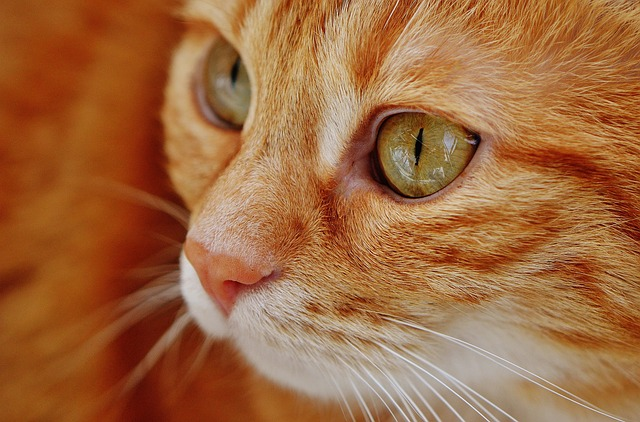
#> input picture OpenCV Basis/cat.png, 640 x 422 px
$ python color+Transformation.py
#> lines starting #> are read from the running program, lines starting #| are printed output that depends on the picture
####    WEEK5: CONSOLIDATION & BRIDGE TO IMAGE PROCESSING
### DAY 29: COMBINE COLOR + TRANSFORM
##  CHALLENGE:  load an image, convert to HSV, extract one channel (e.g. Hue), resize, display

import cv2
img = cv2.imread('cat.png')
#> img is the input picture: shape (422, 640, 3); mean B, G, R 62.9, 104.8, 160.1
hsv = cv2.cvtColor(img, cv2.COLOR_BGR2HSV)
#> hsv: shape (422, 640, 3); mean H, S, V 13.7, 161.9, 160.1

# Extract saturation channel
s_channel = hsv[:, :, 1]
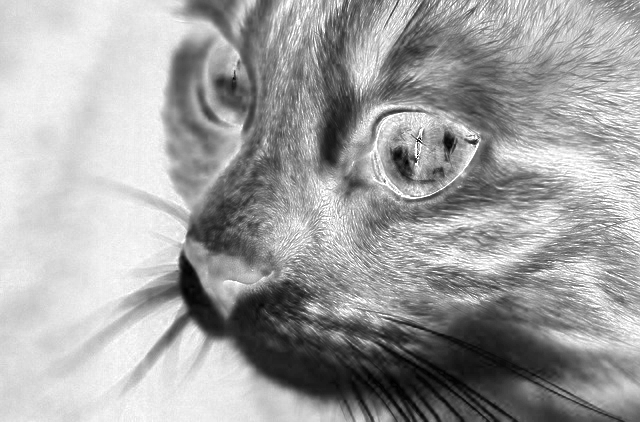
#> s_channel: shape (422, 640); min 0, max 255, mean 161.9

# Resize the saturation channel
resized_saturation = cv2.resize(s_channel, (200, 200), interpolation=cv2.INTER_LINEAR)
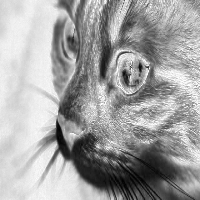
#> resized_saturation: shape (200, 200); min 1, max 255, mean 161.9

cv2.imshow("Original image", img)
cv2.imshow("Saturation Channel", s_channel)
cv2.imshow('Resized Saturation Channel', resized_saturation)
cv2.waitKey(0)
cv2.destroyAllWindows()

$ run again, with OpenCV Basis/check_000.png copied over OpenCV Basis/cat.png
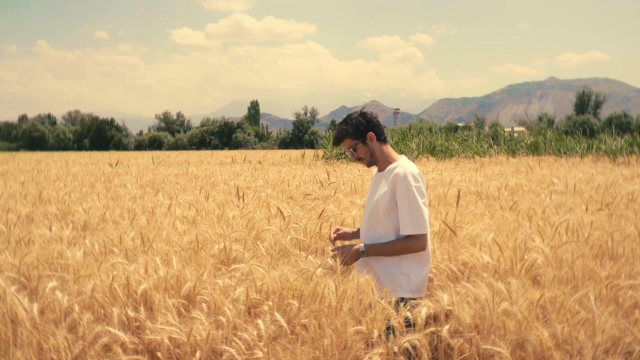
#> input picture OpenCV Basis/check_000.png, 640 x 360 px
#> img is the input picture: shape (360, 640, 3); mean B, G, R 119.5, 166.8, 201
#> hsv: shape (360, 640, 3); mean H, S, V 19.9, 102.7, 201.3
#> `s_channel = hsv[:, :, 1]`:
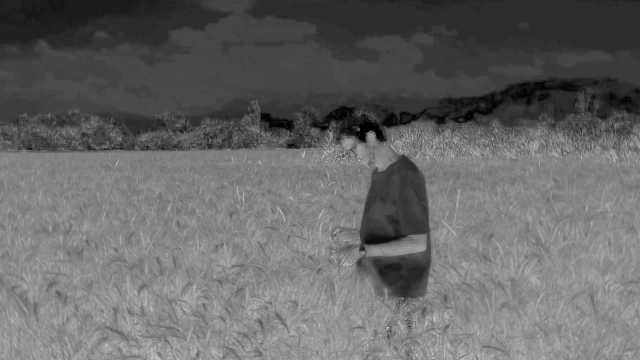
#> s_channel: shape (360, 640); min 0, max 210, mean 102.7
#> `resized_saturation = cv2.resize(s_channel, (200, 200), interpolation=c..`:
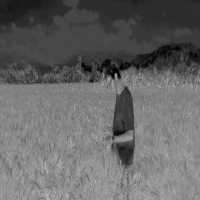
#> resized_saturation: shape (200, 200); min 0, max 188, mean 102.6
